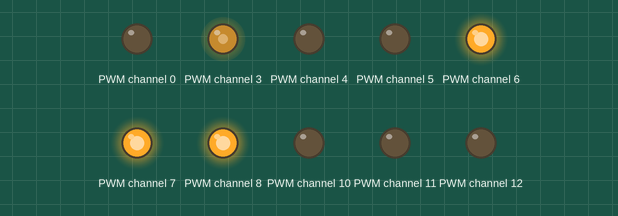
This program was run on a simulated ESP32 board running MicroPython. Parts: output pins drawn as LEDs (lit = HIGH). Library files of the repository ran but are not shown: pca9685.py; what the program prints to the serial console is not drawn. At 19.1 s the program stops and its outputs stay as they are.

Above: at 0.1 s.
At 0.9 s:
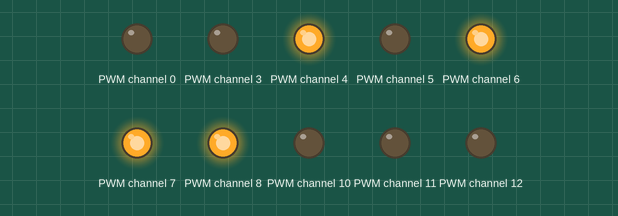
At 3.5 s:
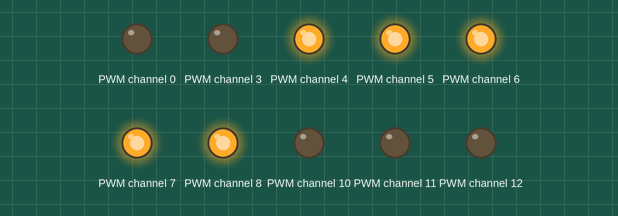
At 6.7 s:
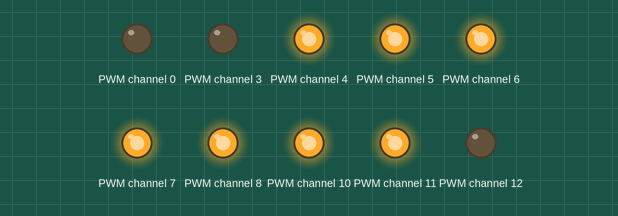
At 13.1 s:
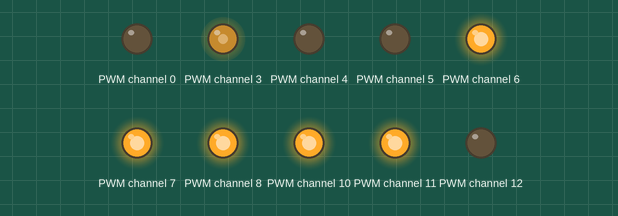
At 17.4 s:
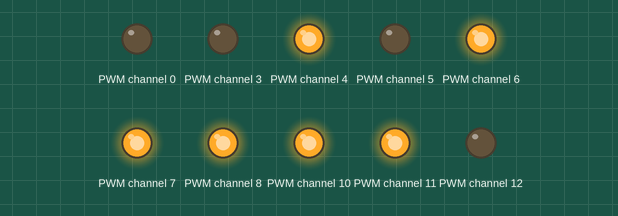
Timing chart, 0 to 18.9 s (numbered marks = the images above):
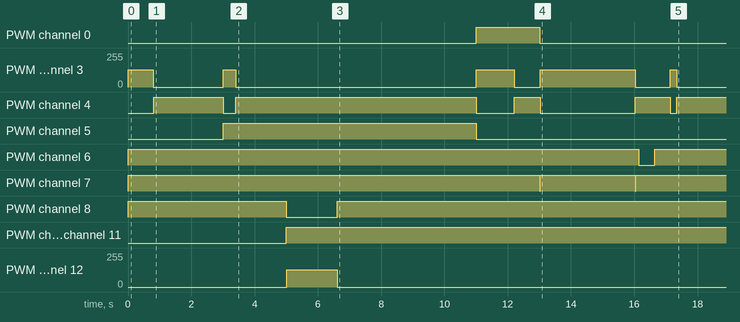

The program:

main.py
```python
# Python env   : MicroPython v1.23.0
# -*- coding: utf-8 -*-
__version__ = "0.6.0"
__author__ = "AI Assistant"
__license__ = "MIT"

import time
from machine import I2C, Pin, Timer
from pca9685 import PCA9685

class DRV8825_Dual_Stepper:
    MICROSTEP_TABLE = {1: (0,0,0),2:(1,0,0),4:(0,1,0),8:(1,1,0),16:(0,0,1),32:(1,0,1)}
    motor1_pins = {"M0":2,"M1":1,"M2":0,"STEP":3,"DIR":5,"EN":4,"RST":7,"SLP":6}
    motor2_pins = {"M0":13,"M1":14,"M2":15,"STEP":12,"DIR":9,"EN":8,"RST":11,"SLP":10}

    def __init__(self, pca9685):
        self.pca = pca9685
        self.motors = {1: self.motor1_pins, 2: self.motor2_pins}
        self._running = {1:False, 2:False}

        self._timers = {1: Timer(), 2: Timer()}
        self._step_busy = {1: False, 2: False}
        self._step_channel = {1: 0, 2: 0}

        for m in (1,2):
            self.disable_motor(m)
            self.set_microstep(m, 1)

    def _write_pin(self, ch, val):
        self.pca.duty(ch, 4095 if val else 0)

    def _get_motor(self, motor):
        return self.motors.get(motor)

    def set_microstep(self, motor, mode):
        m = self._get_motor(motor)
        if not m or mode not in self.MICROSTEP_TABLE: return False
        m0,m1,m2 = self.MICROSTEP_TABLE[mode]
        self._write_pin(m["M0"],m0)
        self._write_pin(m["M1"],m1)
        self._write_pin(m["M2"],m2)
        return True

    def set_direction(self, motor, dir):
        m = self._get_motor(motor)
        if not m: return False
        self._write_pin(m["DIR"], 1 if dir else 0)
        return True

    def enable_motor(self, motor):
        m = self._get_motor(motor)
        if not m: return False
        self._write_pin(m["EN"],0)
        self._write_pin(m["SLP"],1)
        self._write_pin(m["RST"],1)
        return True

    def disable_motor(self, motor):
        m = self._get_motor(motor)
        if not m: return False
        self._write_pin(m["EN"],1)
        return True

    def _start_pwm(self, motor, delay_us):
        m = self._get_motor(motor)
        ch = m["STEP"]
        self._step_channel[motor] = ch
        freq = 1000000 // (2 * delay_us)
        self.pca.freq(freq)
        self.pca.pwm(ch, 0, 2048)

    def _stop_pwm(self, motor):
        ch = self._step_channel[motor]
        self.pca.pwm(ch, 0, 4096)
        self.disable_motor(motor)
        self._step_busy[motor] = False

    def _timer_stop_callback(self, motor):
        def callback(t):
            self._stop_pwm(motor)
        return callback

    def step(self, motor, steps, delay_us=1000):
        if motor not in (1,2) or steps==0 or self._step_busy[motor]:
            return False

        m = self._get_motor(motor)
        dir = 0 if steps>0 else 1
        self.set_direction(motor, dir)
        steps = abs(steps)

        total_us = steps * 2 * delay_us
        total_ms = max(total_us // 1000, 1)

        self._step_busy[motor] = True
        self.enable_motor(motor)
        self._start_pwm(motor, delay_us)

        self._timers[motor].init(
            period=total_ms,
            mode=Timer.ONE_SHOT,
            callback=self._timer_stop_callback(motor)
        )
        return True

    def start_continuous(self, motor, dir, delay_us=1000):
        self.reset_motor(motor)
        time.sleep_ms(5)
        self.set_direction(motor, dir)
        self.enable_motor(motor)
        self._start_pwm(motor, delay_us)
        self._running[motor] = True

    def stop_continuous(self, motor):
        self._stop_pwm(motor)
        self._running[motor] = False

    def reset_motor(self, motor):
        m = self._get_motor(motor)
        if not m: return False
        self._write_pin(m["RST"],0)
        time.sleep_ms(10)
        self._write_pin(m["RST"],1)
        return True

    def sleep_motor(self, motor):
        m = self._get_motor(motor)
        if not m: return False
        self._write_pin(m["SLP"], 0)
        return True

    def wake_motor(self, motor):
        m = self._get_motor(motor)
        if not m: return False
        self._write_pin(m["SLP"], 1)
        return True

# ==================== 初始化 ====================
i2c = I2C(1, scl=Pin(3), sda=Pin(2), freq=400000)
pca = PCA9685(i2c)
motor_driver = DRV8825_Dual_Stepper(pca)

# ==================== 全套方法测试 ====================
if __name__ == "__main__":
    print("=== 开始全功能测试 ===")

    # 测试1：电机1 正转 1圈 (200步)
    print("\n[1/7] 电机1 正转1圈")
    motor_driver.step(1, 200, 2000)
    time.sleep(3)  # 等待转完

    # 测试2：电机1 反转 0.5圈 (100步)
    print("\n[2/7] 电机1 反转0.5圈")
    motor_driver.step(1, -100, 2000)
    time.sleep(2)

    # 测试3：电机2 正转 2圈 (400步)
    print("\n[3/7] 电机2 正转2圈")
    motor_driver.step(2, 400, 2000)
    time.sleep(6)

    # 测试4：设置16细分，电机1走200步（只转1/16圈）
    print("\n[4/7] 16细分微动")
    motor_driver.set_microstep(1, 16)
    motor_driver.step(1, 200, 3000)
    time.sleep(2)
    motor_driver.set_microstep(1, 1)  # 切回整步

    # 测试5：电机1 连续正转
    print("\n[5/7] 电机1 连续正转3秒")
    motor_driver.start_continuous(1, 0, 2000)
    time.sleep(3)
    motor_driver.stop_continuous(1)
    print("停止连续旋转")

    # 测试6：电机复位
    print("\n[6/7] 电机复位")
    motor_driver.reset_motor(1)
    time.sleep_ms(100)

    # 测试7：睡眠 / 唤醒
    print("\n[7/7] 睡眠 → 唤醒 → 微动")
    motor_driver.sleep_motor(1)
    time.sleep_ms(500)
    motor_driver.wake_motor(1)
    time.sleep_ms(500)
    motor_driver.step(1, 50, 2000)
    time.sleep(2)

    print("\n=== 全部测试完成 ===")
```

Measured:
- by itself, PWM channel 0: LOW → HIGH at 11.0 s, → LOW 2.0 s later
- by itself, PWM channel 4: LOW → HIGH at 0.81 s, → LOW 2.2 s later, → HIGH 0.40 s later, → LOW 7.6 s later, … (9 changes in this stretch)
- by itself, PWM channel 5: LOW → HIGH at 3.0 s, → LOW 8.0 s later
- by itself, PWM channel 6: LOW → HIGH at 0.00 s, → LOW 16.1 s later, → HIGH 0.50 s later
- by itself, PWM channel 7: goes HIGH 13.0 s, LOW 0.01 s, HIGH 3.0 s, LOW 0.01 s, then HIGH
- by itself, PWM channel 8: LOW → HIGH at 0.00 s, → LOW 5.0 s later, → HIGH 1.6 s later
- by itself, PWM channel 10, PWM channel 11: LOW → HIGH at 5.0 s
- by itself, PWM channel 12: 0/255 → 128/255 at 5.0 s, → 0/255 1.6 s later
